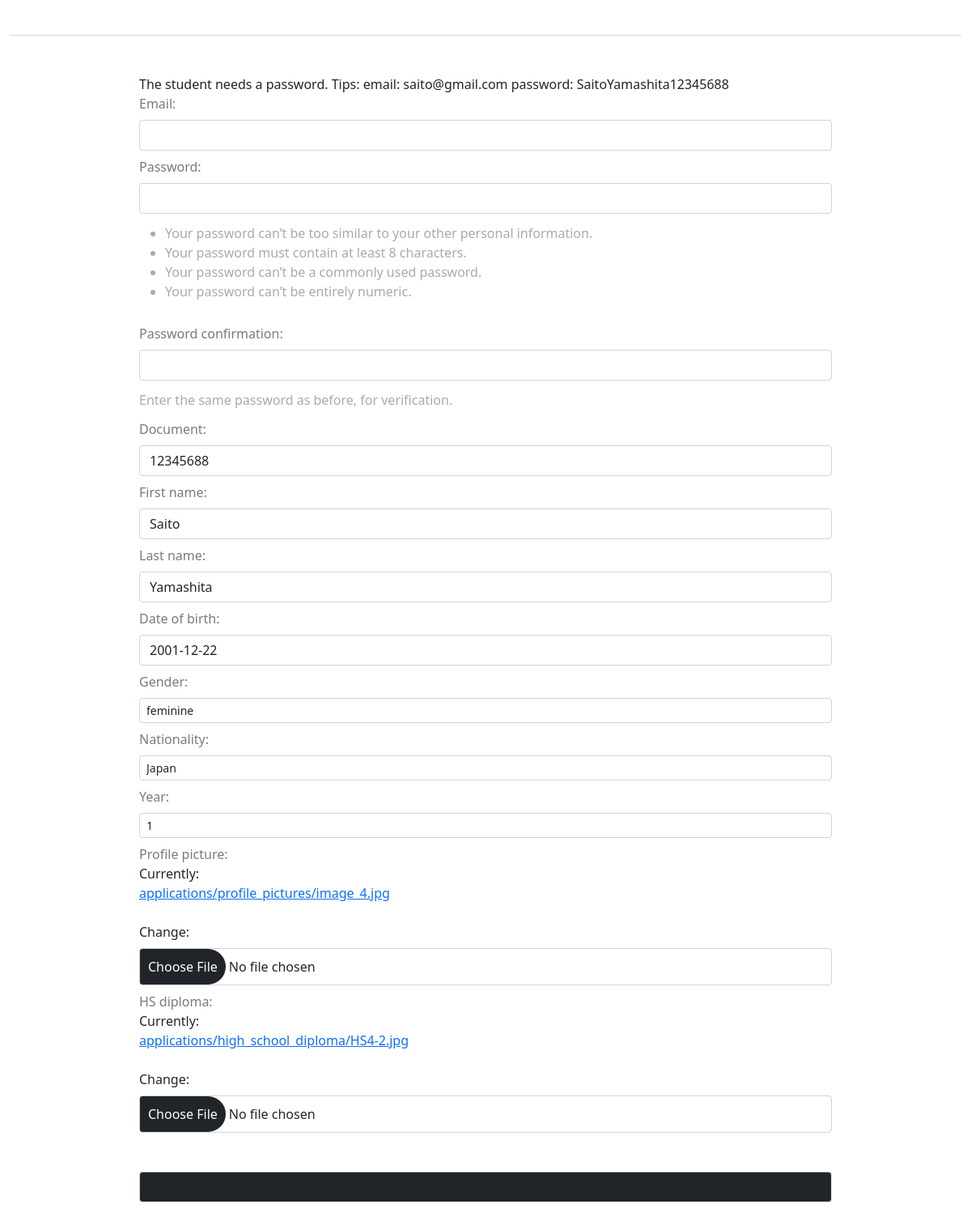
Before: /academiaweb/admissions/admission_accept/email=saito@gmail.com with the older database file.
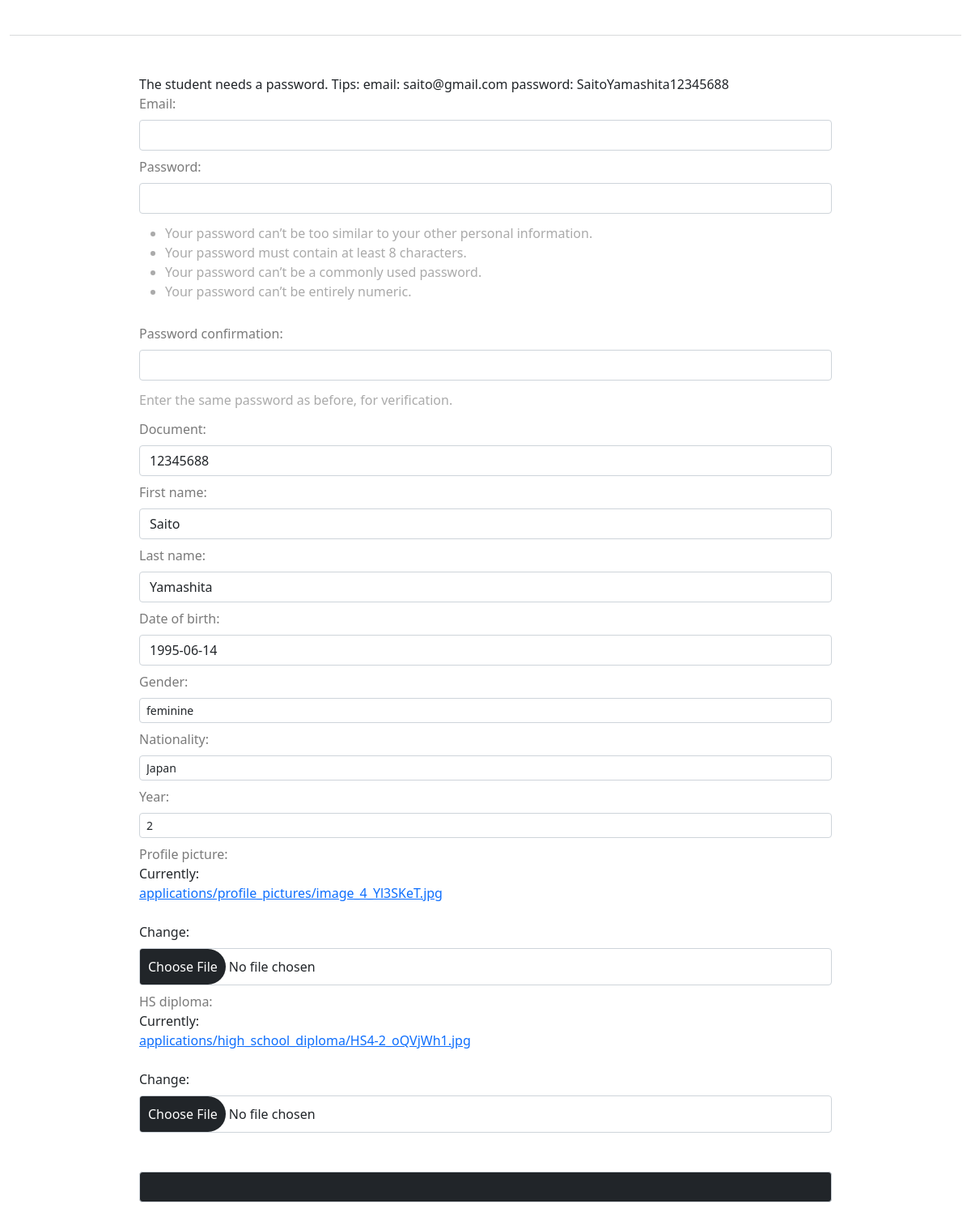
After: the same page with the newer database file.
### main_app/models.py (models this page shows, shortened)
class Applications(models.Model):
    id              = models.AutoField(primary_key=True)
    email           = models.EmailField()
    document        = models.CharField(max_length=8)
    nationality     = CountryField()
    first_name      = models.CharField(max_length=200)
    last_name       = models.CharField(max_length=200,)
    date_of_birth   = models.DateField()
    gender_choice   = (('male','male'),('feminine','feminine'),('undefined','undefined'))
    gender          = models.CharField(max_length=10, default='male', choices=gender_choice)
    year            = models.ForeignKey(SchoolYears,on_delete=models.DO_NOTHING)
    sent_date       = models.DateTimeField(auto_now_add=True,)
    profile_picture = models.ImageField(upload_to='applications/profile_pictures',blank=True,null=True)
    HS_diploma      = models.FileField(upload_to='applications/high_school_diploma',blank=True,null=True,)

### main_app/views.py (the view, shortened to what this page needs)
# urls.py: path('admissions/admission_accept/email=<str:email>',views.AdmissionAccept,name='admission_accept'),
def AdmissionAccept(request,email):
    admission = Applications.objects.get(email=email)
    info = f'The student needs a password.\nTips:\nemail: {admission.email}\npassword: {admission.first_name}{admission.last_name}{admission.document}'
    user_form = UserForm()
    form = StudentsForm(instance=admission)
    context = {'info':info,'form':form,'user_form':user_form}
    return render(request,'form.html',context)

### main_app/forms.py
class  StudentsForm(forms.ModelForm):
    class Meta:
        model   = Students
        exclude = ('user',)

class UserForm(UserCreationForm):
    class Meta:
        model  = UserAccount
        exclude = ('password','user_permissions','groups','is_active','is_staff','is_superuser','is_teacher','is_student','is_admin')

### main_app/models.py (called while the page is built)
    def __str__(self):
        return str(self.id)

### main_app/templates/form.html (shortened to what this page needs)
{% extends 'base.html' %}
{% load static %}
{% block content %}
<link rel="stylesheet" href="{% static 'css/form.css' %}">
<div class="container-fluid">
    <div class="title">
    </div>
    <form method="POST" enctype="multipart/form-data">
        {% if info %} {{info}} {% endif %}
        {{user_form}}
        {{form}}
        <input type="submit" value="{{title}}" style="margin: 2.5rem 0;">
    </form>
</div>
{% endblock %}

### main_app/templates/base.html (shortened to what this page needs)
<!DOCTYPE html>
<html lang="en">
<head>
    <link href="https://cdn.jsdelivr.net/npm/bootstrap@5.0.1/dist/css/bootstrap.min.css" rel="stylesheet">
</head>
  <body>
    {% block content %}
    {% endblock %}
</body>
</html>

### main_app/static/css/form.css (style rules this page uses)
.container-fluid .title { border-bottom: 1px solid #d9dadc; padding: 25px 0 10px; text-align: center; }
form { padding: 3rem; display: grid; }
form input,textarea { display: block; width: 100%; padding: .375rem .75rem; font-size: 1rem; font-weight: 400; line-height: 1.5; color: #212529; background-color: #fff; background-clip: padding-box; border: 1px solid #ced4da; -webkit-appearance: none; -moz-appearance: none; appearance: none; border-radius: .25rem; transition: border-color .15s ease-in-out,box-shadow .15s ease-in-out; }
form select { display: block; width: 100%; -moz-padding-start: calc(0.75rem - 3px); font-weight: 400; line-height: 1.5; color: #212529; background-color: #fff; background-image: url('http://www.w3.org/2000/svg'); background-repeat: no-repeat; background-position: right .75rem center; background-size: 16px 12px; border: 1px solid #ced4da; border-radius: .25rem; transition: border-color .15s ease-in-out,box-shadow .15s ease-in-out; -webkit-appearance: none; -moz-appearance: none; appearance: none; padding-top: .25rem; padding-bottom: .25rem; padding-left: .5rem; font-size: .875rem; }
form input,textarea,select { margin: 0.5rem 0; }
form label { color: rgb(122, 122, 122); }
form input[type=file] { font-size: 1rem; padding: 0; cursor: pointer; }
form input[type=submit] { background: #212529; color: white; }
span.helptext { padding: 0px 0 2rem 0; margin: -20px 0; color: #aaa; }
@media (min-width:800px) { form { padding: 3rem 10rem 1rem; } }

Changed rows visible on the page:
removed Applications: document "12345688", first_name "Saito", last_name "Yamashita", date_of_birth "2001-12-22", gender "feminine", nationality "Japan", year "1"
added Applications: document "12345688", first_name "Saito", last_name "Yamashita", date_of_birth "1995-06-14", gender "feminine", nationality "Japan", year "2"
Other visible differences:
text no longer shown: "Document: First name: Last name: Date of birth: Gender: Nationality: Year: Profile picture: Currently: applications/profile_pictures/image_4.jpg Change: HS diploma: Currently: applications/high_school_diploma/HS4-2.jpg Change:"
text now shown: "Document: First name: Last name: Date of birth: Gender: Nationality: Year: Profile picture: Currently: applications/profile_pictures/image_4_Yl3SKeT.jpg Change: HS diploma: Currently: applications/high_school_diploma/HS4-2_oQVjWh1.jpg Change:"
